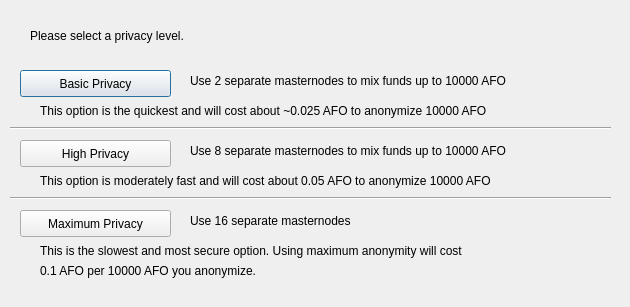
<?xml version="1.0" encoding="UTF-8"?>
<ui version="4.0">
 <class>ObfuscationConfig</class>
 <widget class="QDialog" name="ObfuscationConfig">
  <property name="geometry">
   <rect>
    <x>0</x>
    <y>0</y>
    <width>630</width>
    <height>307</height>
   </rect>
  </property>
  <property name="windowTitle">
   <string>Configure Obfuscation</string>
  </property>
  <widget class="QPushButton" name="buttonBasic">
   <property name="geometry">
    <rect>
     <x>20</x>
     <y>70</y>
     <width>151</width>
     <height>27</height>
    </rect>
   </property>
   <property name="text">
    <string>Basic Privacy</string>
   </property>
  </widget>
  <widget class="QPushButton" name="buttonHigh">
   <property name="geometry">
    <rect>
     <x>20</x>
     <y>140</y>
     <width>151</width>
     <height>27</height>
    </rect>
   </property>
   <property name="text">
    <string>High Privacy</string>
   </property>
  </widget>
  <widget class="QPushButton" name="buttonMax">
   <property name="geometry">
    <rect>
     <x>20</x>
     <y>210</y>
     <width>151</width>
     <height>27</height>
    </rect>
   </property>
   <property name="text">
    <string>Maximum Privacy</string>
   </property>
  </widget>
  <widget class="QLabel" name="label">
   <property name="geometry">
    <rect>
     <x>30</x>
     <y>20</y>
     <width>571</width>
     <height>31</height>
    </rect>
   </property>
   <property name="text">
    <string>Please select a privacy level.</string>
   </property>
  </widget>
  <widget class="QLabel" name="label_2">
   <property name="geometry">
    <rect>
     <x>190</x>
     <y>70</y>
     <width>421</width>
     <height>21</height>
    </rect>
   </property>
   <property name="text">
    <string>Use 2 separate masternodes to mix funds up to 10000 AFO</string>
   </property>
  </widget>
  <widget class="QLabel" name="label_3">
   <property name="geometry">
    <rect>
     <x>190</x>
     <y>140</y>
     <width>411</width>
     <height>21</height>
    </rect>
   </property>
   <property name="text">
    <string>Use 8 separate masternodes to mix funds up to 10000 AFO</string>
   </property>
  </widget>
  <widget class="QLabel" name="label_4">
   <property name="geometry">
    <rect>
     <x>190</x>
     <y>210</y>
     <width>421</width>
     <height>21</height>
    </rect>
   </property>
   <property name="text">
    <string>Use 16 separate masternodes</string>
   </property>
  </widget>
  <widget class="QLabel" name="label_6">
   <property name="geometry">
    <rect>
     <x>40</x>
     <y>100</y>
     <width>561</width>
     <height>21</height>
    </rect>
   </property>
   <property name="text">
    <string>This option is the quickest and will cost about ~0.025 AFO to anonymize 10000 AFO</string>
   </property>
  </widget>
  <widget class="QLabel" name="label_7">
   <property name="geometry">
    <rect>
     <x>40</x>
     <y>170</y>
     <width>561</width>
     <height>21</height>
    </rect>
   </property>
   <property name="text">
    <string>This option is moderately fast and will cost about 0.05 AFO to anonymize 10000 AFO</string>
   </property>
  </widget>
  <widget class="QLabel" name="label_8">
   <property name="geometry">
    <rect>
     <x>40</x>
     <y>240</y>
     <width>561</width>
     <height>21</height>
    </rect>
   </property>
   <property name="text">
    <string>This is the slowest and most secure option. Using maximum anonymity will cost</string>
   </property>
  </widget>
  <widget class="QLabel" name="label_9">
   <property name="geometry">
    <rect>
     <x>40</x>
     <y>260</y>
     <width>561</width>
     <height>21</height>
    </rect>
   </property>
   <property name="text">
    <string>0.1 AFO per 10000 AFO you anonymize.</string>
   </property>
  </widget>
  <widget class="Line" name="line">
   <property name="geometry">
    <rect>
     <x>10</x>
     <y>120</y>
     <width>601</width>
     <height>16</height>
    </rect>
   </property>
   <property name="orientation">
    <enum>Qt::Horizontal</enum>
   </property>
  </widget>
  <widget class="Line" name="line_2">
   <property name="geometry">
    <rect>
     <x>10</x>
     <y>190</y>
     <width>601</width>
     <height>16</height>
    </rect>
   </property>
   <property name="orientation">
    <enum>Qt::Horizontal</enum>
   </property>
  </widget>
 </widget>
 <resources/>
 <connections/>
</ui>
